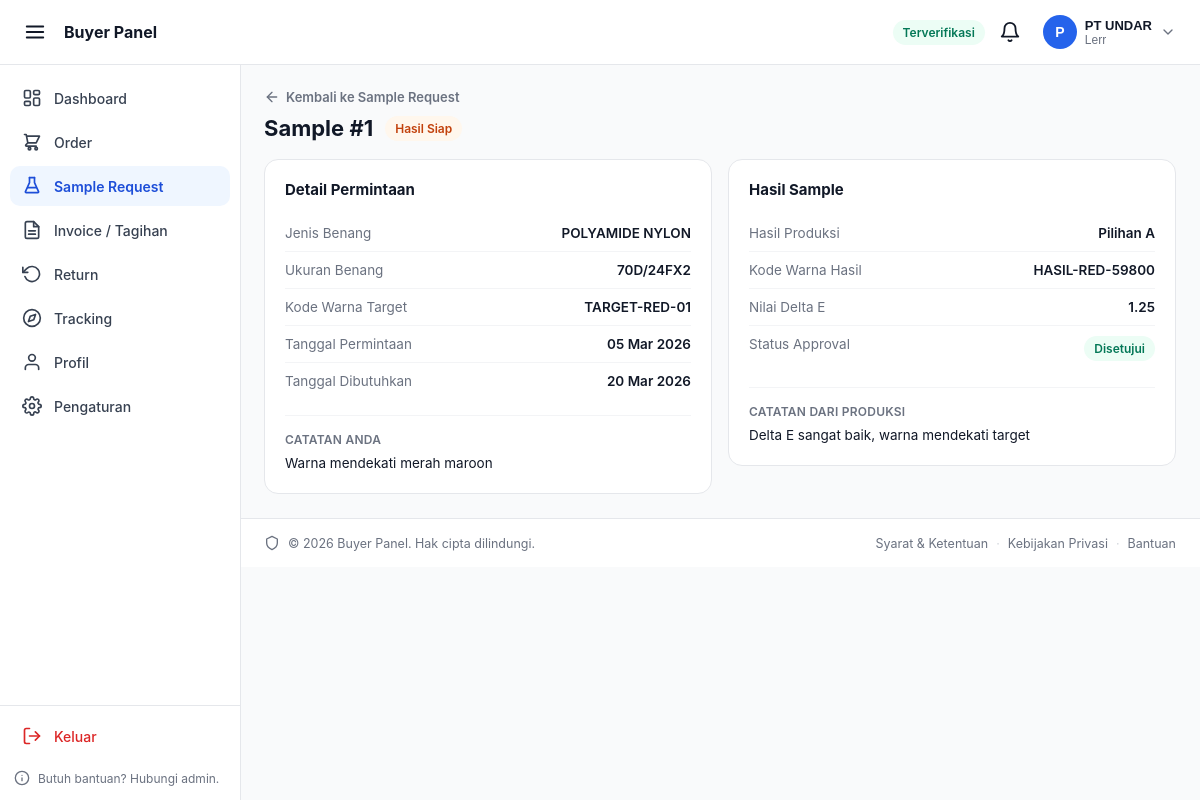
Page /buyer_panel/samples-detail.php?id=1 (signed in) on the committed database.
### tables this page shows
CREATE TABLE `buyer_profile` (
  `id_buyer` int(11) NOT NULL,
  `id_user` int(11) NOT NULL,
  `kode_pelanggan` varchar(20) DEFAULT NULL,
  `nama_perusahaan` varchar(150) NOT NULL,
  `nama_pic` varchar(100) NOT NULL,
  `no_whatsapp` varchar(20) NOT NULL,
  `alamat` text NOT NULL,
  `negara` varchar(50) NOT NULL,
  `contact_person` varchar(100) DEFAULT NULL,
  `no_telp` varchar(20) DEFAULT NULL,
  `npwp` varchar(25) DEFAULT NULL,
  `nib` varchar(20) DEFAULT NULL,
  `upload_dokumen` varchar(255) DEFAULT NULL,
  `status_verifikasi` enum('pending','approved','rejected','blocked') NOT NULL DEFAULT 'pending',
  `diverifikasi_oleh` int(11) DEFAULT NULL,
  `tanggal_diblokir` datetime DEFAULT NULL,
  `tenor_hari` int(11) NOT NULL DEFAULT 30
);

CREATE TABLE `sample_results` (
  `id_result` int(11) NOT NULL,
  `id_request` int(11) NOT NULL,
  `kode_warna_hasil` varchar(30) DEFAULT NULL,
  `pilihan` enum('A','B','rejected','pending') NOT NULL DEFAULT 'pending',
  `gambar` varchar(255) DEFAULT NULL,
  `nilai_delta_e` decimal(5,2) DEFAULT NULL,
  `catatan` text DEFAULT NULL,
  `status_approval` enum('pending','approved','rejected','revision_requested') NOT NULL DEFAULT 'pending'
);

CREATE TABLE `sample_requests` (
  `id_request` int(11) NOT NULL,
  `id_buyer` int(11) NOT NULL,
  `jenis_benang` varchar(100) NOT NULL,
  `ukuran_benang` varchar(50) DEFAULT NULL,
  `kode_warna_target` varchar(30) DEFAULT NULL,
  `upload_sampel` varchar(255) DEFAULT NULL,
  `tanggal` date NOT NULL,
  `tanggal_dibutuhkan` date DEFAULT NULL,
  `catatan` text DEFAULT NULL,
  `status` enum('pending','waiting_result','result_ready','approved','rejected','revision') NOT NULL DEFAULT 'pending'
);

### buyer_panel/partials/config.php (called while the page is built, shortened)
<?php
$conn = getDB();
$stmt = $conn->prepare("
    SELECT
        u.id_user,
        u.email,
        u.role,
        bp.id_buyer,
        bp.kode_pelanggan,
        bp.nama_perusahaan,
        bp.nama_pic,
        bp.no_whatsapp,
        bp.status_verifikasi,
        bp.tenor_hari,
        bp.upload_dokumen
    FROM users u
    INNER JOIN buyer_profile bp ON bp.id_user = u.id_user
    WHERE u.id_user = ?
    LIMIT 1
");
$stmt->bind_param('i', $_SESSION['user_id']);
$stmt->execute();
$currentBuyer = $stmt->get_result()->fetch_assoc();

### buyer_panel/samples-detail.php (the view, shortened to what this page needs)
<?php
require_once __DIR__ . '/partials/config.php';
$idBuyer    = (int) ($currentBuyer['id_buyer'] ?? 0);
$idRequest  = (int) ($_GET['id'] ?? 0);
function fetchSampleDetail(mysqli $conn, int $idRequest, int $idBuyer): ?array
{
    $stmt = $conn->prepare("
        SELECT
            sr.id_request, sr.id_buyer, sr.jenis_benang, sr.ukuran_benang,
            sr.kode_warna_target, sr.upload_sampel, sr.tanggal,
            sr.tanggal_dibutuhkan, sr.catatan, sr.status,
            sres.id_result, sres.kode_warna_hasil, sres.pilihan,
            sres.gambar, sres.nilai_delta_e, sres.catatan AS catatan_hasil,
            sres.status_approval
        FROM sample_requests sr
        LEFT JOIN sample_results sres ON sres.id_request = sr.id_request
        WHERE sr.id_request = ? AND sr.id_buyer = ?
        LIMIT 1
    ");
    $stmt->bind_param('ii', $idRequest, $idBuyer);
    $stmt->execute();
    $row = $stmt->get_result()->fetch_assoc();
    return $row ?: null;
}
$sample = fetchSampleDetail($conn, $idRequest, $idBuyer);
$statusLabel = [
    'pending'        => ['label' => 'Menunggu',    'class' => 'badge-pending'],
    'waiting_result' => ['label' => 'Proses Hasil', 'class' => 'badge-info'],
    'result_ready'   => ['label' => 'Hasil Siap',   'class' => 'badge-attention'],
    'approved'       => ['label' => 'Disetujui',    'class' => 'badge-verified'],
    'rejected'       => ['label' => 'Ditolak',      'class' => 'badge-rejected'],
    'revision'       => ['label' => 'Revisi',       'class' => 'badge-pending'],
];
$st = $statusLabel[$sample['status']] ?? ['label' => $sample['status'], 'class' => 'badge-pending'];
$pilihanLabel = [
    'A'        => 'Pilihan A',
    'B'        => 'Pilihan B',
    'rejected' => 'Ditolak Produksi',
    'pending'  => 'Belum Ditentukan',
][$sample['pilihan'] ?? 'pending'] ?? '-';
$approvalLabel = [
    'pending'             => ['label' => 'Menunggu Respons Anda', 'class' => 'badge-pending'],
    'approved'            => ['label' => 'Disetujui',             'class' => 'badge-verified'],
    'rejected'            => ['label' => 'Ditolak',               'class' => 'badge-rejected'],
    'revision_requested'  => ['label' => 'Revisi Diminta',        'class' => 'badge-pending'],
][$sample['status_approval'] ?? 'pending'] ?? null;
?>
<!DOCTYPE html>
<html lang="id">
<head>
</head>
<body>
<?php include __DIR__ . '/partials/_header.php'; ?>
<?php include __DIR__ . '/partials/_sidebar.php'; ?>
<div class="bp-content">
    <main class="bp-smpdt">
        <div class="bp-smpdt__heading">
            <a href="<?= BUYER_URL ?>/samples.php" class="bp-back-link">
                <svg viewBox="0 0 24 24" fill="none" stroke="currentColor" stroke-width="2" stroke-linecap="round" stroke-linejoin="round" width="16" height="16">
                    <line x1="19" y1="12" x2="5" y2="12"></line>
                    <polyline points="12 19 5 12 12 5"></polyline>
                </svg>
                <span>Kembali ke Sample Request</span>
            </a>
            <div class="bp-smpdt__heading-row">
                <h1>Sample #<?= $sample['id_request'] ?></h1>
                <span class="bp-badge <?= $st['class'] ?>"><?= htmlspecialchars($st['label']) ?></span>
            </div>
        </div>
        <div class="bp-smpdt__grid">
            <section class="bp-card">
                <h2 class="bp-card__title">Detail Permintaan</h2>
                <dl class="bp-detail-list">
                    <div class="bp-detail-list__row">
                        <dt>Jenis Benang</dt>
                        <dd><?= htmlspecialchars($sample['jenis_benang']) ?></dd>
                    </div>
                    <div class="bp-detail-list__row">
                        <dt>Ukuran Benang</dt>
                        <dd><?= htmlspecialchars($sample['ukuran_benang'] ?? '-') ?></dd>
                    </div>
                    <div class="bp-detail-list__row">
                        <dt>Kode Warna Target</dt>
                        <dd><?= htmlspecialchars($sample['kode_warna_target'] ?? '-') ?></dd>
                    </div>
                    <div class="bp-detail-list__row">
                        <dt>Tanggal Permintaan</dt>
                        <dd><?= date('d M Y', strtotime($sample['tanggal'])) ?></dd>
                    </div>
                    <div class="bp-detail-list__row">
                        <dt>Tanggal Dibutuhkan</dt>
                        <dd><?= $sample['tanggal_dibutuhkan'] ? date('d M Y', strtotime($sample['tanggal_dibutuhkan'])) : '-' ?></dd>
                    </div>
                </dl>
                <?php if (!empty($sample['catatan'])): ?>
                    <div class="bp-detail-note">
                        <div class="bp-detail-note__label">Catatan Anda</div>
                        <p><?= nl2br(htmlspecialchars($sample['catatan'])) ?></p>
                    </div>
                <?php endif; ?>
            </section>
            <section class="bp-card">
                <h2 class="bp-card__title">Hasil Sample</h2>
                <?php if (!$sample['id_result']): ?>
                    <div class="bp-empty">
                        <svg viewBox="0 0 24 24" fill="none" stroke="currentColor" stroke-width="2" stroke-linecap="round" stroke-linejoin="round" width="36" height="36">
                            <circle cx="12" cy="12" r="10"></circle>
                            <path d="M12 6v6l4 2"></path>
                        </svg>
                        <p>Hasil sample belum tersedia. Tim produksi sedang memproses permintaan Anda.</p>
                    </div>
                <?php else: ?>
                    <dl class="bp-detail-list">
                        <div class="bp-detail-list__row">
                            <dt>Hasil Produksi</dt>
                            <dd><?= htmlspecialchars($pilihanLabel) ?></dd>
                        </div>
                        <div class="bp-detail-list__row">
                            <dt>Kode Warna Hasil</dt>
                            <dd><?= htmlspecialchars($sample['kode_warna_hasil'] ?? '-') ?></dd>
                        </div>
                        <?php if ($sample['nilai_delta_e'] !== null): ?>
                            <div class="bp-detail-list__row">
                                <dt>Nilai Delta E</dt>
                                <dd><?= htmlspecialchars((string) $sample['nilai_delta_e']) ?></dd>
                            </div>
                        <?php endif; ?>
                        <?php if ($approvalLabel): ?>
                            <div class="bp-detail-list__row">
                                <dt>Status Approval</dt>
                                <dd><span class="bp-badge <?= $approvalLabel['class'] ?>"><?= htmlspecialchars($approvalLabel['label']) ?></span></dd>
                            </div>
                        <?php endif; ?>
                    </dl>
                    <?php if (!empty($sample['catatan_hasil'])): ?>
                        <div class="bp-detail-note">
                            <div class="bp-detail-note__label">Catatan dari Produksi</div>
                            <p><?= nl2br(htmlspecialchars($sample['catatan_hasil'])) ?></p>
                        </div>
                    <?php endif; ?>
                <?php endif; ?>
            </section>
        </div>
    </main>
</div>
<?php include __DIR__ . '/partials/_footer.php'; ?>
</body>
</html>

### buyer_panel/partials/_header.php (shortened to what this page needs)
<?php
$namaPerusahaan = $currentBuyer['nama_perusahaan'] ?? 'Buyer';
$namaPic         = $currentBuyer['nama_pic'] ?? '';
$statusVerif     = $currentBuyer['status_verifikasi'] ?? 'pending';
$inisial = mb_strtoupper(mb_substr($namaPerusahaan, 0, 1));
$statusBadge = [
    'approved' => ['label' => 'Terverifikasi', 'class' => 'badge-verified'],
    'pending'  => ['label' => 'Menunggu Verifikasi', 'class' => 'badge-pending'],
    'rejected' => ['label' => 'Ditolak', 'class' => 'badge-rejected'],
    'blocked'  => ['label' => 'Diblokir', 'class' => 'badge-rejected'],
][$statusVerif] ?? ['label' => 'Menunggu Verifikasi', 'class' => 'badge-pending'];
?>
<header class="bp-header" id="bpHeader">
    <div class="bp-header__left">
        <button type="button" class="bp-icon-btn bp-header__menu-btn" id="bpSidebarToggle" aria-label="Buka/tutup menu" aria-controls="bpSidebar" aria-expanded="false">
            <svg viewBox="0 0 24 24" fill="none" stroke="currentColor" stroke-width="2" stroke-linecap="round" stroke-linejoin="round" width="22" height="22">
                <line x1="3" y1="6" x2="21" y2="6"></line>
                <line x1="3" y1="12" x2="21" y2="12"></line>
                <line x1="3" y1="18" x2="21" y2="18"></line>
            </svg>
        </button>
        <a href="<?= BUYER_URL ?>/dashboard.php" class="bp-header__brand">
            <span class="bp-header__brand-text">Buyer Panel</span>
        </a>
    </div>
    <div class="bp-header__right">
        <span class="bp-badge <?= $statusBadge['class'] ?> bp-header__badge-desktop">
            <?= htmlspecialchars($statusBadge['label']) ?>
        </span>
        <div class="bp-header__notif">
            <button type="button" class="bp-icon-btn" id="bpNotifBtn" aria-label="Notifikasi" aria-haspopup="true" aria-expanded="false">
                <svg viewBox="0 0 24 24" fill="none" stroke="currentColor" stroke-width="2" stroke-linecap="round" stroke-linejoin="round" width="22" height="22">
                    <path d="M18 8a6 6 0 0 0-12 0c0 7-3 9-3 9h18s-3-2-3-9"></path>
                    <path d="M13.73 21a2 2 0 0 1-3.46 0"></path>
                </svg>
            </button>
        </div>
        <div class="bp-header__profile">
            <button type="button" class="bp-header__profile-btn" id="bpProfileBtn" aria-haspopup="true" aria-expanded="false">
                <span class="bp-avatar"><?= htmlspecialchars($inisial) ?></span>
                <span class="bp-header__profile-info">
                    <span class="bp-header__profile-name"><?= htmlspecialchars($namaPerusahaan) ?></span>
                    <span class="bp-header__profile-pic"><?= htmlspecialchars($namaPic) ?></span>
                </span>
                <svg class="bp-header__chevron" viewBox="0 0 24 24" fill="none" stroke="currentColor" stroke-width="2" stroke-linecap="round" stroke-linejoin="round" width="16" height="16">
                    <polyline points="6 9 12 15 18 9"></polyline>
                </svg>
            </button>
        </div>
    </div>
</header>

### rows in the picture
buyer_profile: status_verifikasi "Terverifikasi", nama_perusahaan "P", nama_perusahaan "PT UNDAR", nama_pic "Lerr"
sample_results: id_request.id_request "1", id_request.status "Hasil Siap", id_request.jenis_benang "POLYAMIDE NYLON", id_request.ukuran_benang "70D/24FX2", id_request.kode_warna_target "TARGET-RED-01", id_request.tanggal "05 Mar 2026", id_request.tanggal_dibutuhkan "20 Mar 2026", id_request.catatan "Warna mendekati merah maroon", pilihan "Pilihan A", kode_warna_hasil "HASIL-RED-59800", nilai_delta_e "1.25", status_approval "Disetujui", catatan "Delta E sangat baik, warna mendekati target"

### other values in the picture
$item['label'] "Dashboard"
$item['label'] "Order"
$item['label'] "Sample Request"
$item['label'] "Invoice / Tagihan"
$item['label'] "Return"
$item['label'] "Tracking"
$item['label'] "Profil"
$item['label'] "Pengaturan"
